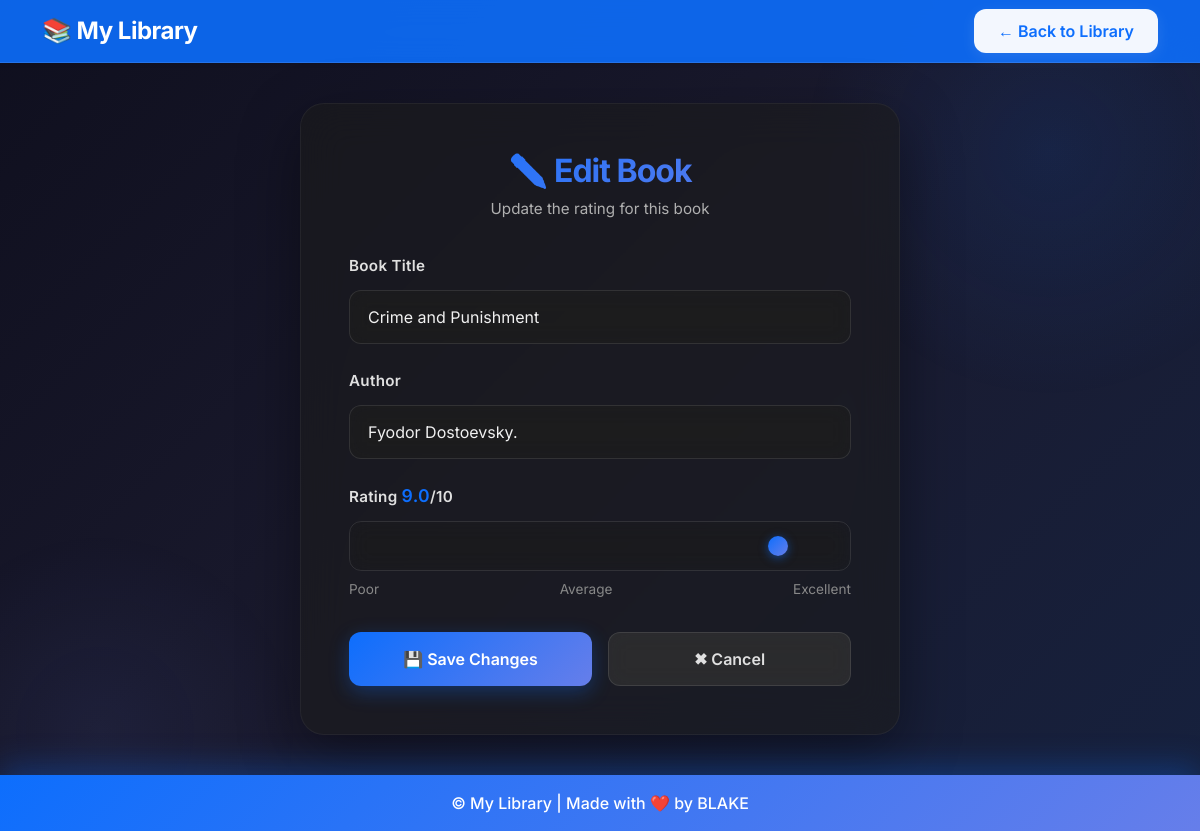
Page /edit/2 on the committed database.
### main.py (models this page shows)
class Books(db.Model):
    id: Mapped[int] = mapped_column(primary_key=True)
    title: Mapped[str] = mapped_column(String(250), unique=True)
    author: Mapped[str] = mapped_column(String(250))
    url: Mapped[str] = mapped_column(String(500), unique=True)
    rating: Mapped[float]

### main.py (the view, shortened to what this page needs)
@app.route("/edit/<id>", methods=["GET", "POST"])
def edit(id):
    book = db.session.execute(db.select(Books).where(Books.id == id)).scalar()
    return render_template("edit.html", book=book)

### templates/edit.html (shortened to what this page needs)
<!doctype html>
<html lang="en">
  <head>
    <link
      href="https://cdn.jsdelivr.net/npm/bootstrap@5.3.3/dist/css/bootstrap.min.css"
      rel="stylesheet"
    />
  </head>
  <body>
    <nav class="navbar navbar-expand-lg navbar-dark bg-primary shadow-sm">
      <div class="container">
        <a class="navbar-brand fw-bold" href="{{url_for('home')}}">
          📚 My Library
        </a>
        <a href="{{ url_for('home') }}" class="btn btn-light">
          ← Back to Library
        </a>
      </div>
    </nav>
    <div class="edit-container">
      <div class="edit-card">
        <h2 class="text-center">✏️ Edit Book</h2>
        <p class="subtitle text-center">Update the rating for this book</p>
        <form method="POST" action="{{ url_for('edit', id=book.id) }}">
          <div class="mb-4">
            <label for="title" class="form-label">Book Title</label>
            <input
              type="text"
              class="form-control"
              id="title"
              name="title"
              value="{{ book.title }}"
            />
          </div>
          <div class="mb-4">
            <label for="author" class="form-label">Author</label>
            <input
              type="text"
              class="form-control"
              id="author"
              name="author"
              value="{{ book.author }}"
            />
          </div>
          <div class="mb-4">
            <label for="rating" class="form-label">
              Rating
              <span class="rating-value" id="ratingValue"
                >{{ book.rating }}</span
              >/10
            </label>
            <input
              type="range"
              class="form-control"
              id="rating"
              name="rating"
              min="0"
              max="10"
              step="0.5"
              value="{{ book.rating }}"
              oninput="document.getElementById('ratingValue').textContent = this.value"
              required
            />
            <div class="rating-helper">
              <span>Poor</span>
              <span>Average</span>
              <span>Excellent</span>
            </div>
          </div>
          <div class="button-group">
            <button type="submit" class="btn btn-primary">
              💾 Save Changes
            </button>
            <a href="{{ url_for('home') }}" class="btn btn-secondary">
              ✖ Cancel
            </a>
          </div>
        </form>
      </div>
    </div>
    <footer>
      <p>&copy; {{ current_year }} My Library | Made with ❤️ by BLAKE</p>
    </footer>
  </body>
</html>

### templates/edit.html (style rules this page uses)
* { font-family: "Inter", sans-serif; }
body { background: linear-gradient( 135deg, #0f0f1e 0%, #1a1a2e 50%, #16213e 100% ); color: #f1f1f1; min-height: 100vh; display: flex; flex-direction: column; position: relative; overflow-x: hidden; }
body::before { content: ""; position: fixed; width: 500px; height: 500px; background: radial-gradient( circle, rgba(13, 110, 253, 0.1) 0%, transparent 70% ); top: -100px; right: -100px; pointer-events: none; animation: pulse 8s ease-in-out infinite; }
body::after { content: ""; position: fixed; width: 400px; height: 400px; background: radial-gradient( circle, rgba(102, 126, 234, 0.08) 0%, transparent 70% ); bottom: -100px; left: -100px; pointer-events: none; animation: pulse 10s ease-in-out infinite reverse; }
.navbar { background: rgba(13, 110, 253, 0.9) !important; backdrop-filter: blur(20px); border-bottom: 1px solid rgba(255, 255, 255, 0.1); box-shadow: 0 8px 32px rgba(13, 110, 253, 0.2); }
.navbar-brand { font-weight: 700; font-size: 1.5rem; letter-spacing: -0.5px; transition: transform 0.3s ease; }
.btn-light { background: rgba(255, 255, 255, 0.95); color: #0d6efd; border: none; padding: 10px 24px; border-radius: 12px; font-weight: 600; transition: all 0.3s ease; box-shadow: 0 4px 15px rgba(255, 255, 255, 0.1); }
.edit-container { flex: 1; display: flex; align-items: center; justify-content: center; padding: 40px 20px; position: relative; z-index: 1; }
.edit-card { background: rgba(28, 28, 28, 0.6); backdrop-filter: blur(20px); border: 1px solid rgba(255, 255, 255, 0.05); border-radius: 24px; padding: 48px; max-width: 600px; width: 100%; box-shadow: 0 20px 60px rgba(0, 0, 0, 0.4); transition: all 0.4s ease; animation: slideUp 0.6s ease; }
.edit-card h2 { background: linear-gradient(135deg, #0d6efd 0%, #667eea 100%); -webkit-background-clip: text; -webkit-text-fill-color: transparent; background-clip: text; font-weight: 700; letter-spacing: -1px; margin-bottom: 8px; }
.edit-card .subtitle { color: #b0b0b0; margin-bottom: 32px; font-size: 0.95rem; }
.form-label { color: #e0e0e0; font-weight: 600; margin-bottom: 12px; font-size: 0.95rem; letter-spacing: 0.3px; }
.form-control, .form-select { background: rgba(30, 30, 30, 0.5); backdrop-filter: blur(10px); border: 1px solid rgba(255, 255, 255, 0.1); border-radius: 12px; color: #f1f1f1; padding: 14px 18px; font-size: 1rem; transition: all 0.3s ease; }
.form-control::placeholder { color: #666; }
.btn-primary { background: linear-gradient(135deg, #0d6efd 0%, #667eea 100%); border: none; border-radius: 12px; padding: 14px 32px; font-weight: 600; font-size: 1rem; transition: all 0.3s ease; box-shadow: 0 6px 20px rgba(13, 110, 253, 0.3); width: 100%; }
.btn-secondary { background: rgba(60, 60, 60, 0.5); backdrop-filter: blur(10px); border: 1px solid rgba(255, 255, 255, 0.1); border-radius: 12px; padding: 14px 32px; font-weight: 600; font-size: 1rem; transition: all 0.3s ease; width: 100%; color: #e0e0e0; }
.button-group { display: grid; grid-template-columns: 1fr 1fr; gap: 16px; margin-top: 32px; }
.rating-helper { display: flex; justify-content: space-between; margin-top: 8px; font-size: 0.85rem; color: #888; }
.rating-value { color: #0d6efd; font-weight: 600; font-size: 1.1rem; }
footer { background: linear-gradient(135deg, #0d6efd 0%, #667eea 100%); color: #fff; padding: 16px 0; text-align: center; box-shadow: 0 -8px 32px rgba(13, 110, 253, 0.3); position: relative; z-index: 10; }
footer p { margin: 0; font-weight: 500; }
input[type="range"] { -webkit-appearance: none; appearance: none; background: transparent; cursor: pointer; width: 100%; }

### rows in the picture
Books: title "Crime and Punishment", author "Fyodor Dostoevsky.", rating "9.0", rating "9"
